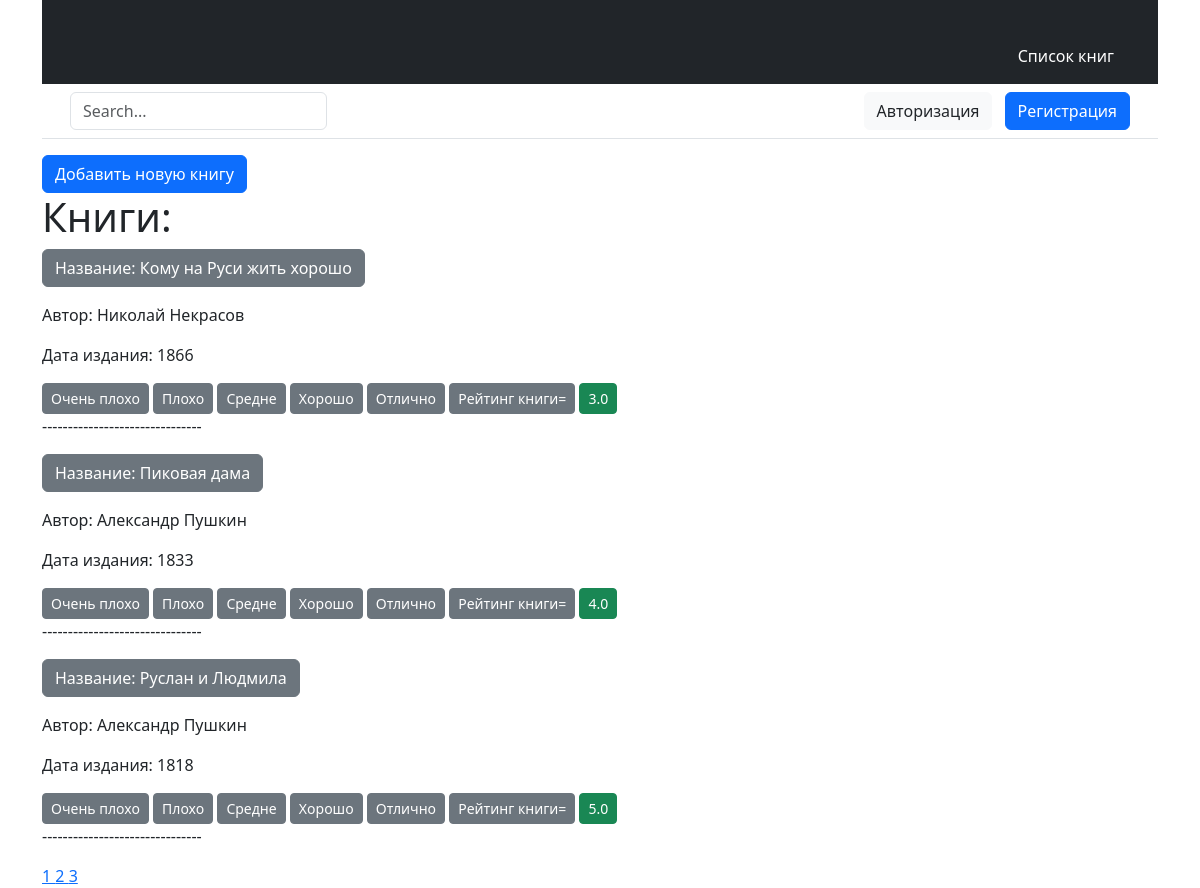
/books/, run on an earlier commit of the app's database.
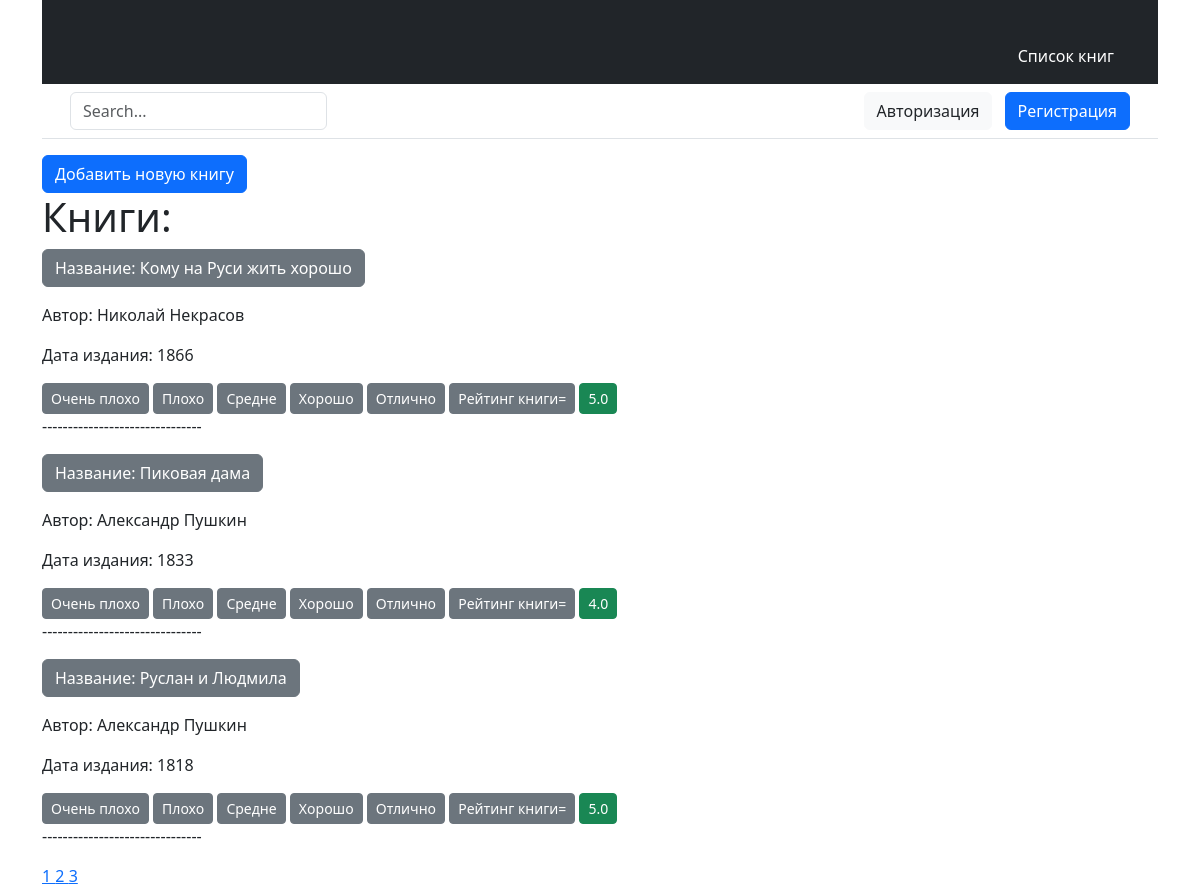
And on a later commit of the database.
### books_app/models.py (models this page shows, shortened)
class Book(models.Model):
    class META:
        ordering = ["name"]
    class BookManager(models.Manager):
        '''
        Кастомный менеджер для модели книг
        '''
    name = models.CharField(max_length=100, verbose_name='Название книги')
    author = models.ForeignKey(Author, on_delete=models.CASCADE, verbose_name='Автор')
    year = models.PositiveSmallIntegerField(verbose_name='Год издания')
    description = models.TextField(null=False, blank=True, verbose_name='Краткое описание')
    custom = BookManager()
    def get_sum_rating(self) -> float:
        rate_count = len(self.ratings.all())
        if rate_count != 0:
            return sum([rating.rate for rating in self.ratings.all()]) / rate_count
        return 0

class BookRate(models.Model):
    book = models.ForeignKey(Book, on_delete=models.CASCADE, related_name='ratings')
    visitor = models.ForeignKey(Visitor, on_delete=models.CASCADE, related_name='visitor_rate')
    rate = models.PositiveSmallIntegerField(choices=[(1, 'один'), (2, 'два'), (3, 'три'), (4, 'четыре'), (5, 'пять')])
    class Meta:
        unique_together = ('book', 'visitor')

class Author(models.Model):
    class META:
        ordering = ["surname"]
    name = models.CharField(max_length=50)
    surname = models.CharField(max_length=50)
    year_of_birth = models.PositiveSmallIntegerField()
    description = models.TextField(null=False, blank=True)
    def __str__(self) -> str:
        full_name = "%s %s" % (self.name, self.surname)
        return full_name.strip()

### books_app/views.py (the view)
# urls.py: path('', BookListView.as_view(), name='books_list'),
class BookListView(ListView):
    template_name = 'books_app/books_list.html'
    context_object_name = 'object_list'
    model = Book
    queryset = Book.custom.all()
    paginate_by = 3
    def get_context_data(self, **kwargs):
        context = super().get_context_data(**kwargs)
        context['title'] = 'Главная страница'
        return context

### books_app/templates/books_app/books_list.html (shortened to what this page needs)
{% extends 'books_app/base.html' %}
{% load static %}
{% block body %}
    <div>
       <a href="{% url 'books_app:book_add' %}" class="btn btn-primary">Добавить новую книгу</a>
    </div>
    <h1>Книги:</h1>
    {% if object_list %}
        <div>
            {% for book in object_list.all %}
                <div>
                    <p><a href="{% url 'books_app:book_details' pk=book.pk %}" class="btn btn-secondary">Название: {{ book.name }}</a></p>
                    <p>Автор: {{ book.author }}</p>
                    <p>Дата издания: {{ book.year }}</p>
                    <div class="rating-buttons">
                        <button class="btn btn-sm btn-secondary" data-book="{{ book.id }}" data-rate="1">Очень плохо</button>
                        <button class="btn btn-sm btn-secondary" data-book="{{ book.id }}" data-rate="2">Плохо</button>
                        <button class="btn btn-sm btn-secondary" data-book="{{ book.id }}" data-rate="3">Средне</button>
                        <button class="btn btn-sm btn-secondary" data-book="{{ book.id }}" data-rate="4">Хорошо</button>
                        <button class="btn btn-sm btn-secondary" data-book="{{ book.id }}" data-rate="5">Отлично</button>
                        <button class="btn btn-sm btn-secondary">Рейтинг книги=</button>
                        <button class="btn btn-sm btn-success rating-sum">{{ book.get_sum_rating }}</button>
                    </div>
                    <p>-------------------------------</p>
                </div>
            {% endfor %}
        </div>
    {% else %}
        <h3>Нет книг в библиотеке.</h3>
    {% endif %}
{% endblock %}

What changed in the data, as far as the page shows it:
changed through a linked row, Book "Кому на Руси жить хорошо": get_sum_rating "3.0" → "5.0"
